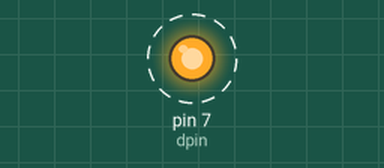
This sketch was run on a simulated Arduino Uno, built with avr-gcc and run on an emulated ATmega328P. On the bench: output pins drawn as LEDs (lit = HIGH). Dashed ring = blinking.

Above: at 0.5 s.
Timing chart, 0 to 4.6 s (numbered marks = the images above):
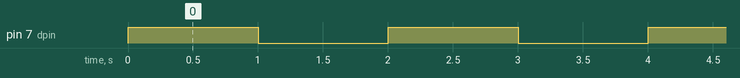

The sketch:

Ein_LED.ino
```cpp
#define dpin 7
#define wait 1000

void setup() {
    pinMode(dpin, OUTPUT);
}
void loop() {
    digitalWrite(dpin, HIGH);

    delay(wait);

    digitalWrite(dpin, LOW);

    delay(wait);
}
```

Measured:
- by itself, pin 7 (dpin): alternates HIGH for 1.0 s and LOW for 1.0 s
